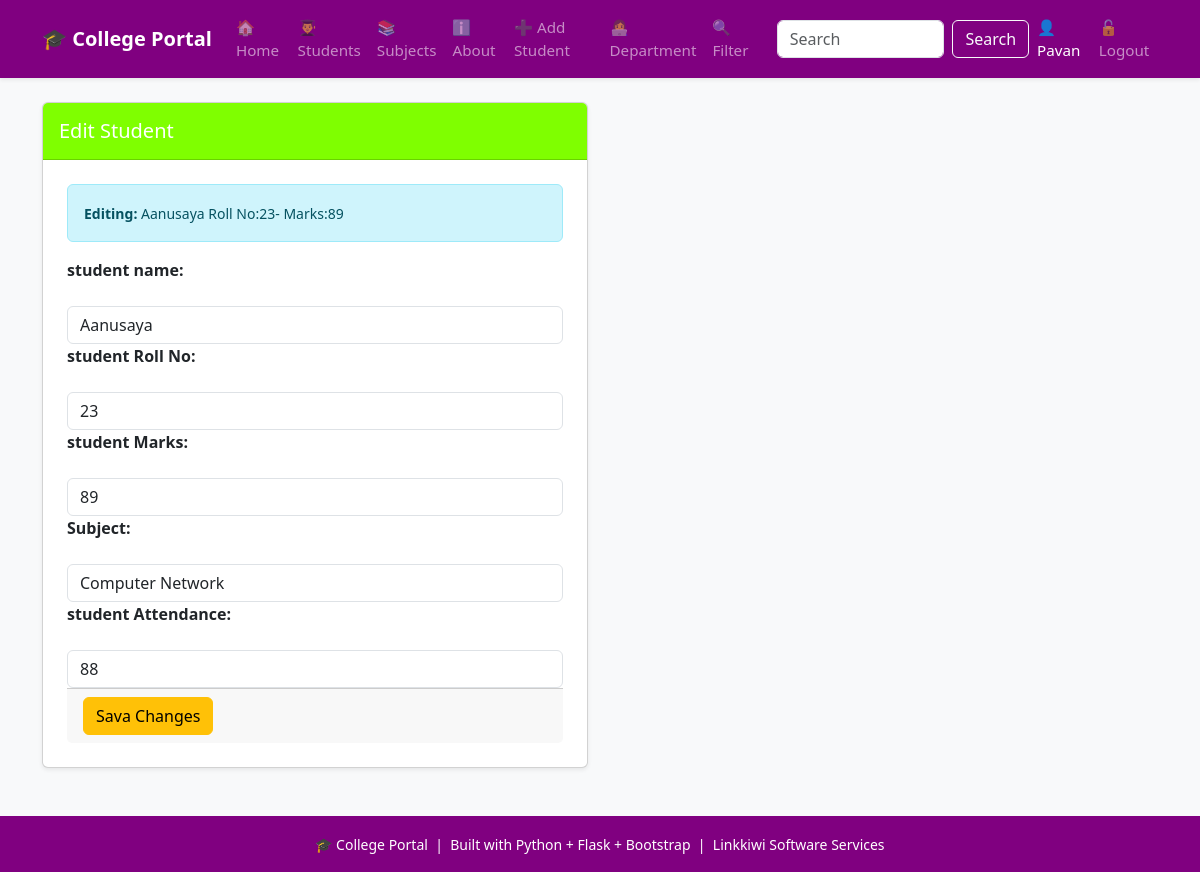
The page /edit/8 (signed in) on the database its author committed.
### tables this page shows
CREATE TABLE students
                    (id INTEGER PRIMARY KEY AUTOINCREMENT,
                     name TEXT NOT NULL,
                     roll INTEGER NOT NULL,
                     marks INTEGER NOT NULL,
                     subject TEXT NOT NULL,
                     attendance INTEGER DEFAULT 0);

### app.py (the view, shortened to what this page needs)
@app.route('/edit/<int:id>', methods=['GET', 'POST'])
def edit_student(id):
    if session.get('role')!='admin':
        flash("Add student perrmission is granted foor only admin")
        return redirect(url_for("login"))
    conn = get_db()
    student = conn.execute('SELECT * FROM students WHERE id = ?', (id,)).fetchone()
    conn.close()
    if student is None:
        abort(404) # trigger 404.html
    return render_template('edit_student.html', student=student)

### database.py (called while the page is built)
def get_db():
   conn = sqlite3.connect('myproject.db')
   conn.row_factory = sqlite3.Row  # To access columns by name
   return conn

### templates/edit_student.html (shortened to what this page needs)
{% extends 'base.html' %}
{% block content %}
<div class="row" justify-content center>
    <div class="col-md-6">
        <div class="card shadow-sm">
            <div class="card-header py-3" style="background-color: chartreuse;">
                <h5 class="mb-0 text-white">
                    Edit Student
                </h5>
            </div>
            <div class="card-body p-4">
                <div class="alert alert-info" py-2 mb-4>
                    <small>
                        <strong>Editing:</strong>
                        {{ student['name']}}
                        Roll No:{{ student['roll'] }}-
                        Marks:{{ student['marks'] }}
                    </small>
                </div>
                <form action="{{url_for('edit_student', id=student['id'])}}" method="POST">
                    <div class="mb-3">
                        <label class="form-label fw-bold">student name:</label>
                    </div>
                    <input required
                         name="student_name"
                         class="form-control"
                         placeholder="Enter student Name:"
                         type="text"
                         value="{{ student['name']}}"/>
                    <div class="mb-3">
                        <label class="form-label fw-bold">student Roll No:</label>
                    </div>
                     <input required
                         name="roll"
                         class="form-control"
                         placeholder="Enter student Roll No:"
                         type="number"
                         value="{{ student['roll']}}"/>
                     <div class="mb-3">
                        <label class="form-label fw-bold">student Marks:</label>
                    </div>
                     <input required
                         name="marks"
                         class="form-control"
                         placeholder="Enter student Marks:"
                         type="number"
                         value="{{ student['marks']}}"/>
                    <div class="mb-3">
                        <label class="form-label fw-bold">Subject:</label>
                    </div>
                     <input required
                         name="subject"
                         class="form-control"
                         placeholder="Enter student Subject name:"
                         type="text"
                         value="{{ student['subject']}}"/>
                    <div class="mb-3">
                        <label class="form-label fw-bold">student Attendance:</label>
                    </div>
                     <input required
                         name="attendance"
                         class="form-control"
                         placeholder="Enter student Attendance:"
                         type="number"
                         value="{{ student['attendance']}}"/>
                    <div class="card-footer">
                        <button class="btn btn-warning">Sava Changes</button>
                    </div>
                </form>
            </div>
        </div>
    </div>
</div>
{% endblock %}

### templates/Base.html (style rules this page uses)
:root { --brand:purple; }

### rows shown on the page
students: name "Aanusaya", roll "23", marks "89", student_name "Aanusaya", subject "Computer Network", attendance "88"

### other values the page prints
{{ session.username }} "Pavan"
